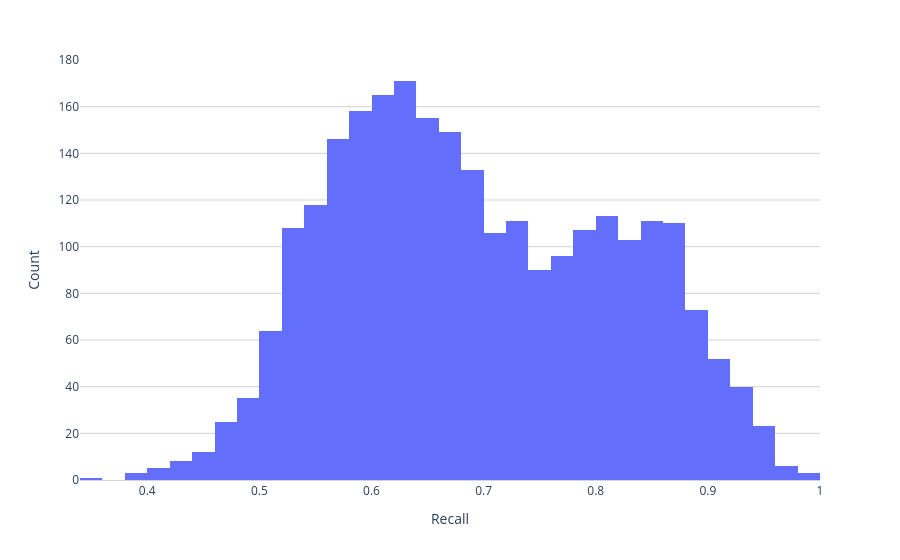

This figure's notebook cell:
### Markdown cell above
#### Recall Histogramm+Boxplot

### Code cell
PX.hist(scores['recall'], xaxes = {'title': 'Recall'}, yaxes = {'title': 'Count'}, width=900)

### Figure 1 — Plotly figure (JSON) as saved in the notebook; plotly's stock layout.template omitted (floating-point values rounded to 4 significant figures; data arrays with more than 128 entries replaced by an {"elided": "..."} marker saying what was removed)
{"data": [{"bingroup": "x", "hovertemplate": "variable=0<br>value=%{x}<br>count=%{y}<extra></extra>", "legendgroup": "0", "marker": {"color": "#636efa", "pattern": {"shape": ""}}, "name": "0", "orientation": "v", "showlegend": true, "type": "histogram", "x": {"elided": "2600 float values"}, "xaxis": "x", "yaxis": "y"}], "layout": {"barmode": "relative", "legend": {"title": {"text": "variable"}, "tracegroupgap": 0}, "margin": {"t": 60}, "paper_bgcolor": "rgba(255, 255, 255, 1.0)", "plot_bgcolor": "rgba(255, 255, 255, 1.0)", "showlegend": false, "width": 900, "xaxis": {"anchor": "y", "domain": [0, 1], "linecolor": "LightGrey", "linewidth": 1, "showline": true, "title": {"text": "Recall"}}, "yaxis": {"anchor": "x", "domain": [0, 1], "gridcolor": "LightGrey", "gridwidth": 1, "showgrid": true, "title": {"text": "Count"}}}}
